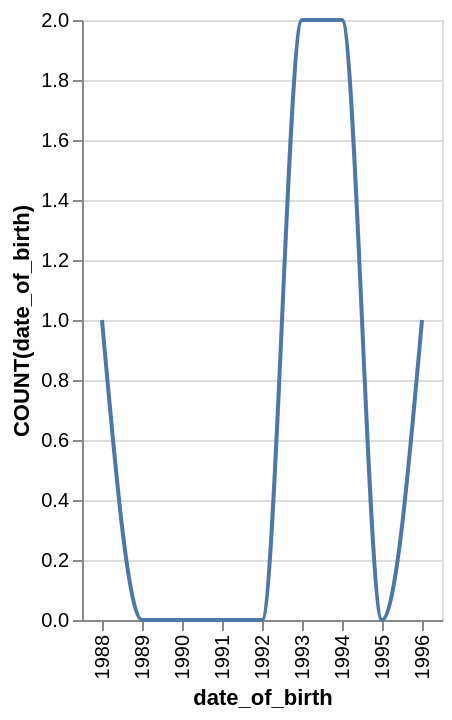

Source (Vega-Lite JSON):
### Vega-Lite specification from a JSON file in a GitHub repository (floating-point values rounded to 4 significant figures)
{"data": {"values": [{"x_data": "1988", "y_data": 1}, {"x_data": "1989", "y_data": 0}, {"x_data": "1990", "y_data": 0}, {"x_data": "1991", "y_data": 0}, {"x_data": "1992", "y_data": 0}, {"x_data": "1993", "y_data": 2}, {"x_data": "1994", "y_data": 2}, {"x_data": "1995", "y_data": 0}, {"x_data": "1996", "y_data": 1}]}, "mark": {"type": "line", "interpolate": "monotone"}, "encoding": {"x": {"field": "x_data", "type": "nominal", "title": "date_of_birth", "sort": "ascending"}, "y": {"field": "y_data", "type": "quantitative", "title": "COUNT(date_of_birth)"}}}
